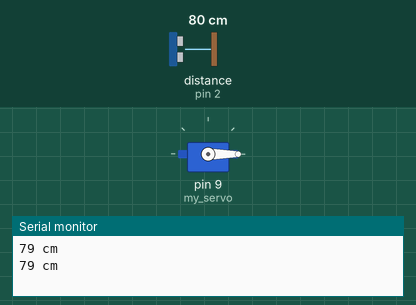
This sketch was run on a simulated Arduino Uno, built with avr-gcc and run on an emulated ATmega328P. Parts: servo, the last lines printed to the serial monitor. Wiring (inferred from the names in the program): ultrasonic range finder: trigger pin 3; echo pin 2. Inputs (shaded band) come from the test bench; at power-on: distance to the obstacle (sensor on pin 2) 80 cm. The echo pulse lasts 58.3 µs per cm.

Above: at 1.8 s.
1.9 s: distance to the obstacle (sensor on pin 2) set to 12 cm
3.4 s: distance to the obstacle (sensor on pin 2) set to 9 cm
At 4.5 s:
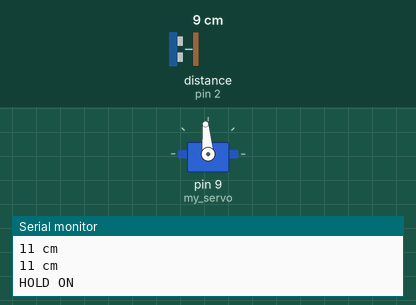
7.5 s: distance to the obstacle (sensor on pin 2) set to 18 cm
At 9.6 s:
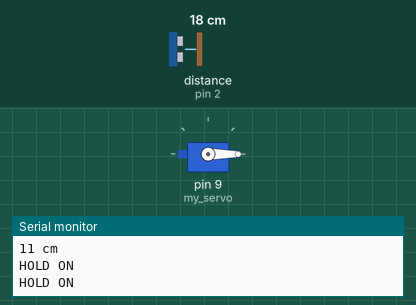
10.5 s: distance to the obstacle (sensor on pin 2) set to 2 cm
At 12.4 s:
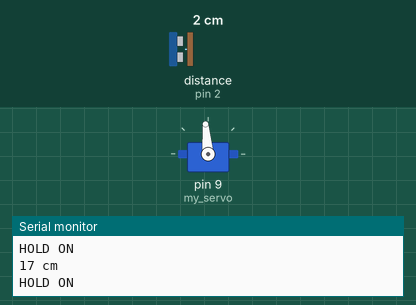
Timing chart, 0 to 15.5 s (numbered marks = the images above; inputs shaded):
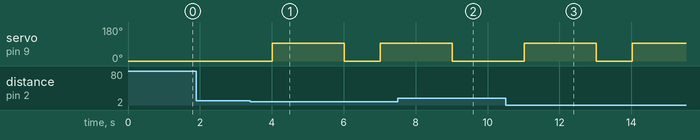

The sketch:

Automatic-hand-sanitizer-dispenser-using-arduino.ino
```cpp
#include <Servo.h> // servo library

#define trigPin 3 // digital GPIO
#define echoPin 2

long duration;
int distance, Meas_distance;

Servo my_servo; // servo instance


int Cal_distance() {  // function to calculate distance

  digitalWrite(trigPin, LOW);
  delayMicroseconds(2);

  digitalWrite(trigPin, HIGH);
  delayMicroseconds(10);
  digitalWrite(trigPin, LOW);

  duration = pulseIn(echoPin, HIGH);
  distance = duration * 0.034 / 2; // formula

  return distance ; // return distance value

}


void setup() {

  Serial.begin (9600);
  pinMode(trigPin, OUTPUT);
  pinMode(echoPin, INPUT);
  my_servo.attach(9); // digital pin 9 (PWM)
  my_servo.write(0); // initial position

}


void loop() {

  Meas_distance =  Cal_distance(); // call function


  // Controle Structure------------------

  if ( Meas_distance < 10) { // 10 cm

    Serial.println("HOLD ON");
    my_servo.write(95);
    delay(2000);
    my_servo.write(0);

  } else {
    Serial.print(Meas_distance);
    Serial.println(" cm");
  }

  delay(1000); // a bit of delay
}
```

Measured:
- the behaviour switches between 11 and 10 cm on distance to the obstacle (sensor on pin 2) (found by bisection; images 0 and 1)
- after the input at 3.4 s, servo on pin 9 (my_servo): 0° → 95° after 0.61 s, → 0° 2.0 s later, → 95° 1.0 s later
- after the input at 7.5 s, servo on pin 9 (my_servo): goes on until 9.0 s, then stays 0°
- after the input at 10.5 s, servo on pin 9 (my_servo): 0° → 95° after 0.52 s, → 0° 2.0 s later, → 95° 1.0 s later
